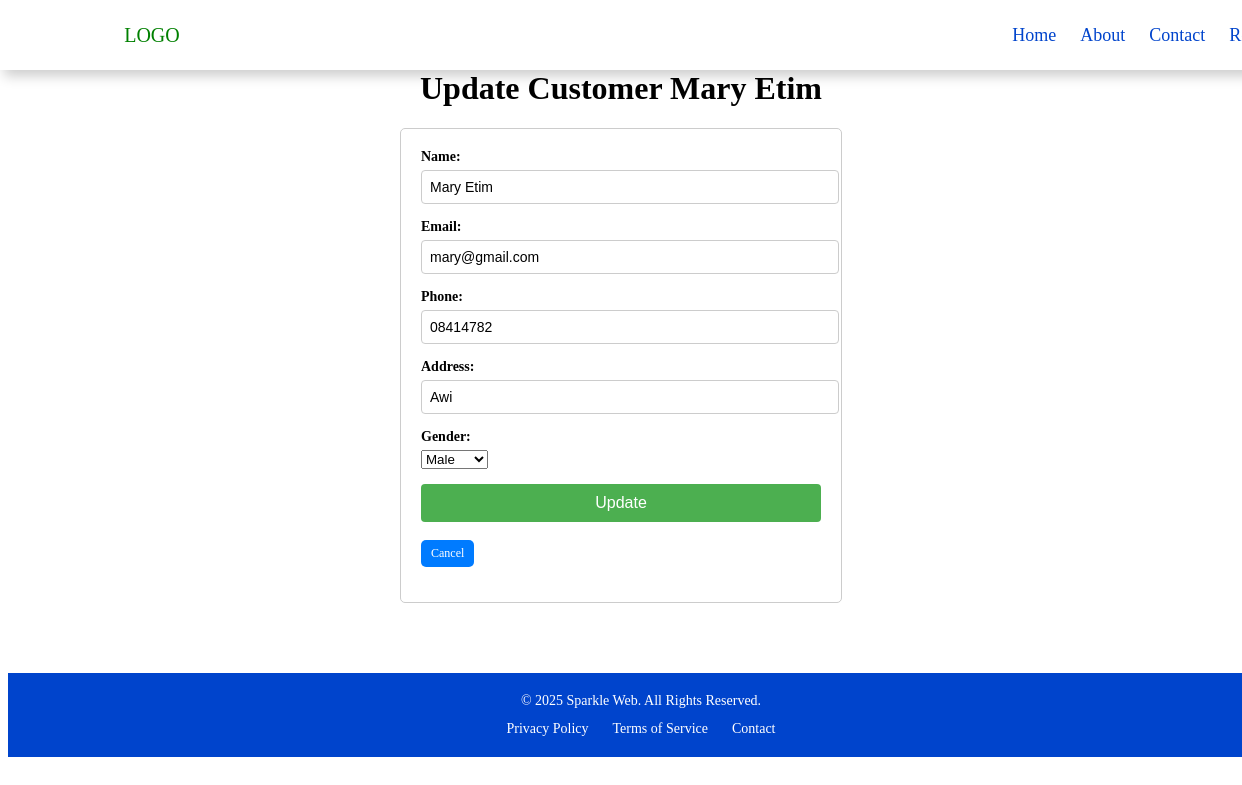
/customer/update/5/, run on the app's committed database.
### debtapp/models.py (models this page shows, shortened)
class Customer(models.Model):
    GENDER = (
        ('male', 'Male'),
        ('female', 'Female'),
    )
    user = models.ForeignKey(User,on_delete=models.CASCADE, null=True)
    name = models.CharField(max_length=100)
    email = models.EmailField(unique=True)
    phone = models.CharField(max_length=15)  # Use CharField for phone numbers
    address = models.CharField(max_length=100)
    sex = models.CharField(max_length=6, choices=GENDER)  # Adjusted max_length

### debtapp/views.py (the view, shortened to what this page needs)
# urls.py: path('customer/update/<int:id>/', views.customer_update, name='customer_update'),
def customer_update(request,id):
    customers = get_object_or_404(Customer, pk=id)
    return render(request,'forms/customer_update.html',{'customers':customers})

### debtapp/templates/forms/customer_update.html (shortened to what this page needs)
{% extends 'base.html'%} {% block content %}
<div class="container">
    <h1>Update Customer {{customers.name }}</h1>
    <form method="POST" action="{% url 'customer_update' customers.id %}">
        <div>
            <label for="name">Name:</label>
            <input type="text" id="name" name="name" value='{{customers.name}}' required maxlength="100" />
        </div>
        <div>
            <label for="email">Email:</label>
            <input type="email" id="email" name="email" value='{{customers.email}}' required maxlength="100" />
        </div>
        <div>
            <label for="phone">Phone:</label>
            <input type="text" id="phone" name="phone" value='{{customers.phone}}' required maxlength="15" />
        </div>
        <div>
            <label for="address">Address:</label>
            <input type="text" id="address" name="address" value='{{customers.address}}' required maxlength="100" />
        </div>
        <div>
            <label for="sex">Gender:</label>
            <select id="sex" name="sex" value='{{customers.sex}}'>
                <option value="male">Male</option>
            </select>
        </div>
        <div>
            <button type="submit">Update</button>
            <br />
            <br />
            <td>
                <a href="{% url 'customer_list'%}" class="btn btn-blue">Cancel</a>
            </td>
        </div>
    </form>
</div>
{% endblock content %}

### debtapp/static/css/style.css (style rules this page uses)
.container { width: 100%; margin: 70px auto; }
.container h1 { text-align: center; }
form { max-width: 400px; margin: 20px auto; padding: 20px; border: 1px solid #ccc; border-radius: 5px; }
form div { margin-bottom: 15px; }
form label { display: block; font-size: 14px; font-weight: bold; margin-bottom: 5px; }
form input { width: 100%; padding: 8px; font-size: 14px; border: 1px solid #ccc; border-radius: 4px; }
form button { width: 100%; padding: 10px; background-color: #4CAF50; color: white; border: none; border-radius: 4px; font-size: 16px; }
.btn { padding: 6px 10px; text-decoration: none; color: white; border-radius: 5px; margin-right: 6px; font-size: 12px; display: inline-block; }
.btn-blue { background-color: #007bff; }

### data on the page
Customer: name "Mary Etim", email "mary@gmail.com", phone "08414782", address "Awi", sex "Male"
